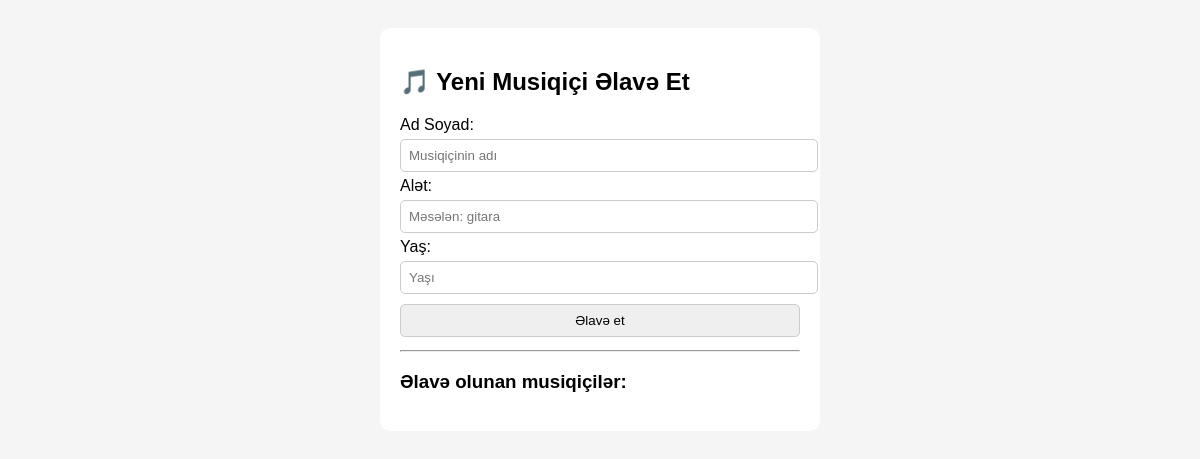
Page /add_musician/ on the earlier database version.
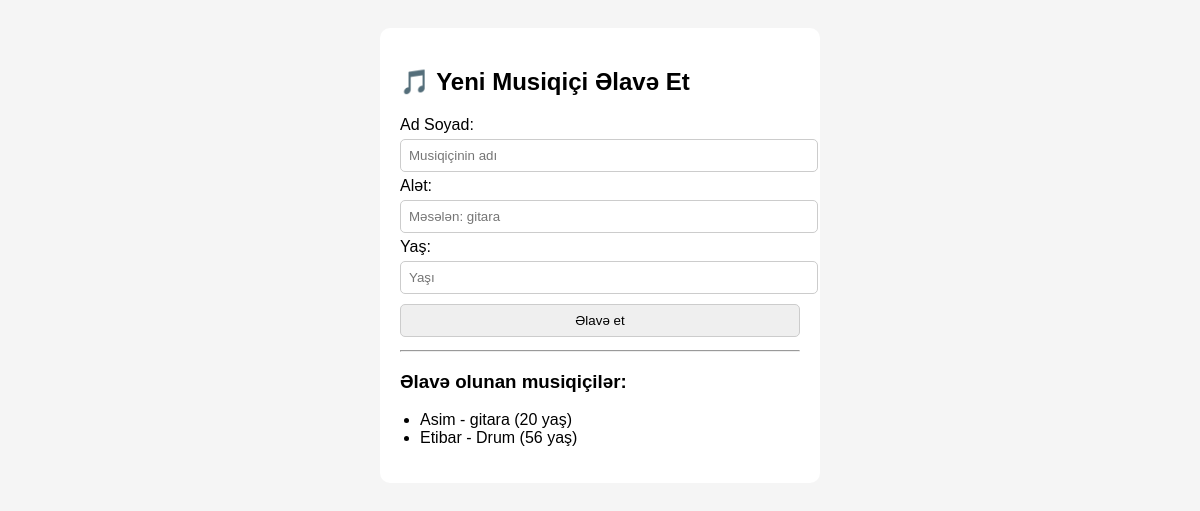
Same page on the later database version.
### blog/models.py (models this page shows, shortened)
class Musician (models.Model):
    name = models.CharField(max_length=100)
    instrument = models.CharField(max_length=100)
    age = models.IntegerField()

### blog/views.py (the view, shortened to what this page needs)
# urls.py: path('add_musician/', views.add_musician, name='add_musician'),
def add_musician(request):
    success = None
    musicians = Musician.objects.all()
    return render(request, "blog/add_musician.html", {"musicians": musicians, "success": success})

### blog/templates/blog/add_musician.html (shortened to what this page needs)
<!DOCTYPE html>
<html lang="az">
<head>
</head>
<body>
  <div class="container">
    <h2>🎵 Yeni Musiqiçi Əlavə Et</h2>
    <form method="POST">
      <label for="name">Ad Soyad:</label>
      <input type="text" name="name" id="name" placeholder="Musiqiçinin adı" required>
      <label for="instrument">Alət:</label>
      <input type="text" name="instrument" id="instrument" placeholder="Məsələn: gitara" required>
      <label for="age">Yaş:</label>
      <input type="number" name="age" id="age" placeholder="Yaşı" min="10" required>
      <button type="submit">Əlavə et</button>
    </form>
    <hr>
    <h3>Əlavə olunan musiqiçilər:</h3>
    <ul>
  {% for m in musicians %}
    <li>
        {{ m.name }} - {{ m.instrument }} ({{ m.age }} yaş)
    </li>
  {% endfor %}
</ul>
  </div>
</body>
</html>

### blog/templates/blog/add_musician.html (style rules this page uses)
body { font-family: Arial; padding: 20px; background: #f5f5f5; }
.container { background: white; padding: 20px; border-radius: 10px; width: 400px; margin: auto; }
input, button { width: 100%; padding: 8px; margin: 5px 0; border: 1px solid #ccc; border-radius: 5px; }
ul { padding-left: 20px; }

Differences in the rows shown:
added Musician: name "Asim", instrument "gitara", age "20"
added Musician: name "Etibar", instrument "Drum", age "56"
